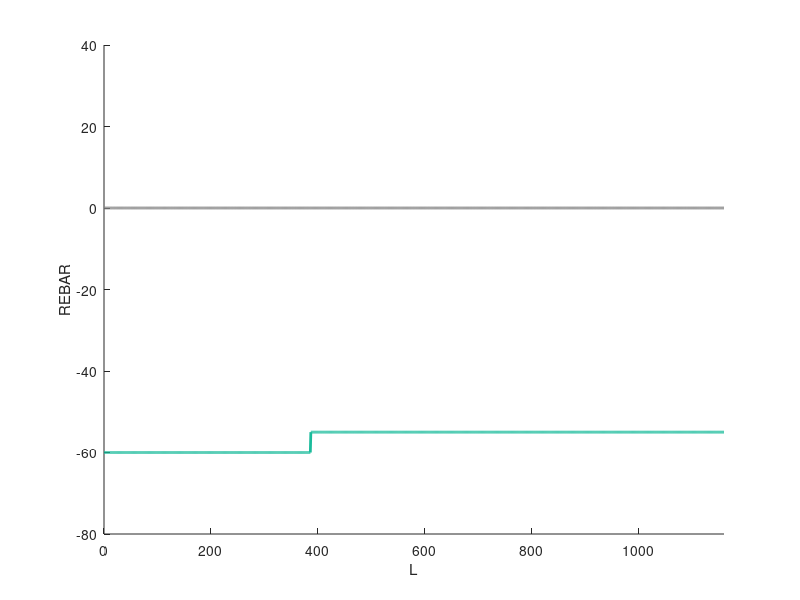
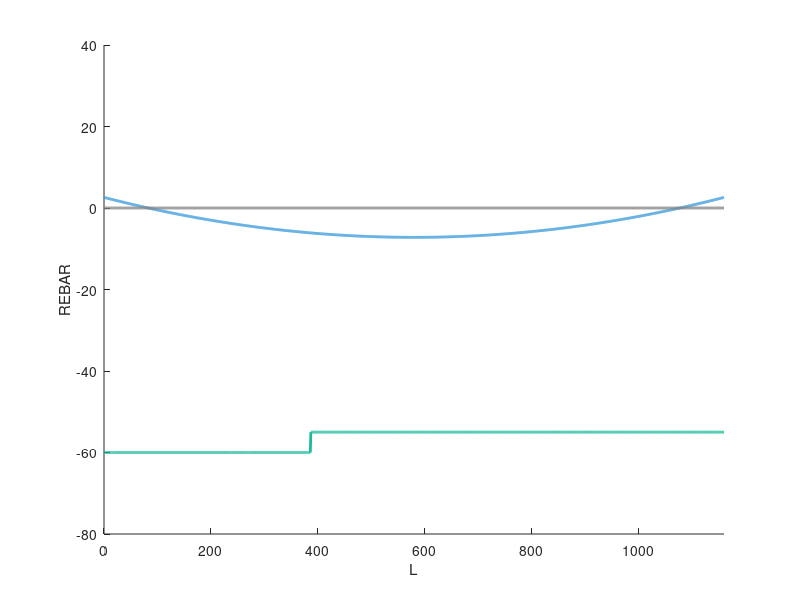
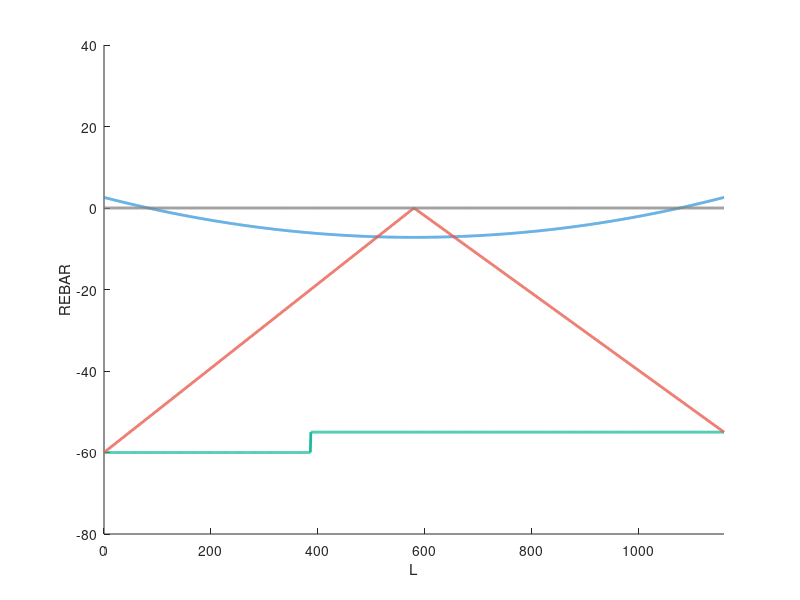
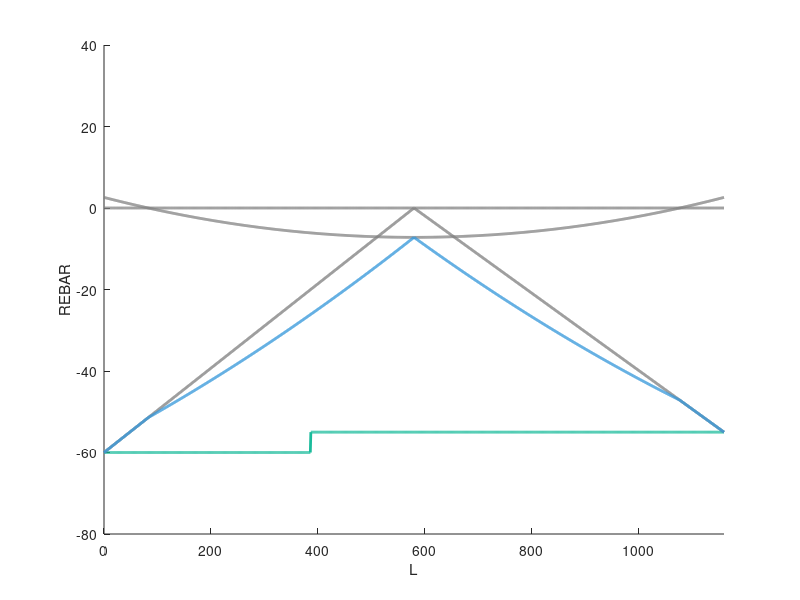

These charts were generated, in order, by the following MATLAB code:
clc; clear; close all;

green = [26 188 156] / 256;
blue = [52 152 219] / 256;
red = [233 88 73] / 256;
orange = [230 126 34] / 256;
gray = [0.5 0.5 0.5];
background = [247 247 247] / 256;

% totalArea = [35 15 35];

interval = 1200;

zeroLine = zeros(1, interval);

beamLength = 1160;

x = linspace(0, beamLength, interval);

initialRebar = -[60 * ones(1, interval / 3), 55 * ones(1, interval / 3), 55 * ones(1, interval / 3)];

gravityLoad = 4 * 9.8 * (x / beamLength - 0.5) .^ 2 - 7.2;

lateralForce = min([55 - 2 * 55 * x / beamLength; -60 + 2 * 60 * x / beamLength]);

linearAdd = gravityLoad .* (gravityLoad < 0) + lateralForce;

multiRebar = -[4	4	4	4	4	4	4	4	4	4	4	4	4	4	4	4	4	4	4	4	4	4	4	4	4	4	4	4	4	4	4	4	4	4	4	4	4	4	4	4	4	4	4	4	4	4	4	4	4	4	4	4	4	4	4	4	4	4	4	4	4	4	4	4	4	4	4	4	4	4	4	4	4	4	4	4	4	4	4	4	4	4	4	4	4	4	4	4	4	4	4	4	4	4	4	4	4	4	4	4	4	4	4	4	4	4	4	4	4	4	4	4	4	4	4	4	4	4	4	4	4	4	4	4	4	4	4	4	4	4	4	4	4	4	4	4	4	4	4	4	4	4	4	4	4	4	4	4	4	4	4	4	4	4	4	4	4	4	4	4	4	4	4	4	4	4	4	4	4	4	4	4	4	4	4	4	4	4	4	4	4	4	4	4	4	4	4	4	4	4	4	4	4	4	4	4	4	4	4	4	4	4	4	4	4	4	4	4	4	4	4	4	4	4	4	4	4	4	4	4	4	4	4	4	4	4	4	4	4	4	4	4	4	4	4	4	4	4	4	4	4	4	4	4	4	4	4	4	4	4	4	4	4	4	4	4	4	4	4	4	4	4	4	4	4	4	4	4	4	4	4	4	4	4	4	4	4	4	4	4	4	4	4	4	4	4	4	4	4	4	4	4	4	4	4	4	4	4	4	4	3	3	3	3	3	3	3	3	3	3	3	3	3	3	3	3	3	3	3	3	3	3	3	3	3	3	3	3	3	3	3	3	3	3	3	3	3	3	3	3	3	3	3	3	3	3	3	3	3	3	3	3	3	3	3	3	3	3	3	3	3	3	3	3	3	3	3	3	3	3	3	3	3	3	3	3	3	3	3	3	3	3	3	3	3	3	3	3	3	3	3	3	3	3	3	3	3	3	3	3	3	3	3	3	3	3	3	3	3	3	3	3	3	3	3	3	3	3	3	3	3	3	3	3	3	3	3	3	3	3	3	3	3	3	3	3	3	3	3	3	3	3	3	3	3	3	3	3	3	3	3	3	3	3	3	3	3	3	3	3	3	3	3	3	3	3	3	3	3	3	3	3	3	3	3	3	3	3	3	3	3	3	3	3	3	3	3	3	3	3	3	3	3	3	3	3	3	3	3	3	3	3	3	3	3	3	3	3	3	3	3	3	3	3	3	3	3	3	3	3	3	3	3	3	3	3	3	3	3	3	3	3	3	3	3	3	3	3	3	3	3	3	3	3	3	3	3	3	3	3	3	3	3	3	3	3	3	3	3	3	3	3	3	3	3	3	3	3	3	3	3	3	3	3	3	3	3	3	3	3	3	3	3	3	3	3	3	3	3	3	3	3	3	3	3	3	3	3	3	3	3	3	3	3	3	3	3	3	3	3	3	3	3	3	3	3	3	3	3	3	3	3	3	3	3	3	3	3	3	3	3	3	3	3	3	3	3	3	3	3	3	3	3	3	3	3	3	3	3	3	3	3	3	3	3	3	3	3	3	3	3	3	3	3	3	3	3	3	3	3	3	3	3	3	3	3	3	3	3	3	3	3	3	3	3	3	3	3	3	3	3	3	3	3	3	3	3	3	3	3	3	3	3	3	3	3	3	3	3	3	3	3	3	3	3	3	3	3	3	3	3	3	3	3	3	3	3	3	3	3	3	3	3	3	3	3	3	3	3	3	3	3	3	3	3	3	3	3	3	3	3	3	3	3	3	3	3	3	3	3	3	3	3	3	3	3	3	3	3	3	3	3	3	3	3	3	3	3	3	3	3	3	3	3	3	3	3	3	3	3	3	3	3	3	3	3	3	3	3	3	3	3	3	3	3	3	3	3	3	3	3	3	3	3	3	3	3	3	3	3	3	3	3	3	3	3	3	3	3	3	3	3	3	3	3	3	3	3	3	3	3	3	3	3	3	3	3	3	3	3	3	3	3	3	3	3	3	3	3	3	3	3	3	3	3	3	3	3	3	3	3	3	3	3	3	3	3	3	3	3	3	3	3	3	3	3	3	3	3	3	3	3	3	3	3	3	3	3	3	3	4	4	4	4	4	4	4	4	4	4	4	4	4	4	4	4	4	4	4	4	4	4	4	4	4	4	4	4	4	4	4	4	4	4	4	4	4	4	4	4	4	4	4	4	4	4	4	4	4	4	4	4	4	4	4	4	4	4	4	4	4	4	4	4	4	4	4	4	4	4	4	4	4	4	4	4	4	4	4	4	4	4	4	4	4	4	4	4	4	4	4	4	4	4	4	4	4	4	4	4	4	4	4	4	4	4	4	4	4	4	4	4	4	4	4	4	4	4	4	4	4	4	4	4	4	4	4	4	4	4	4	4	4	4	4	4	4	4	4	4	4	4	4	4	4	4	4	4	4	4	4	4	4	4	4	4	4	4	4	4	4	4	4	4	4	4	4	4	4	4	4	4	4	4	4	4	4	4	4	4	4	4	4	4	4	4	4	4	4	4	4	4	4	4	4	4	4	4	4	4	4	4	4	4	4	4	4	4	4	4	4	4	4	4	4	4	4	4	4	4	4	4	4	4	4	4	4	4	4	4	4	4	4	4	4	4	4	4	4	4	4	4	4	4	4	4	4	4	4	4	4	4	4	4	4	4	4	4	4	4	4	4	4	4	4	4	4	4	4	4	4	4	4	4	4	4	4	4	4	4	4	4	4	4	4	4	4	4	4	4	4	4	4	4	4	4	4	4	4	4
];


multiRebarLd = -[4	4	4	4	4	4	4	4	4	4	4	4	4	4	4	4	4	4	4	4	4	4	4	4	4	4	4	4	4	4	4	4	4	4	4	4	4	4	4	4	4	4	4	4	4	4	4	4	4	4	4	4	4	4	4	4	4	4	4	4	4	4	4	4	4	4	4	4	4	4	4	4	4	4	4	4	4	4	4	4	4	4	4	4	4	4	4	4	4	4	4	4	4	4	4	4	4	4	4	4	4	4	4	4	4	4	4	4	4	4	4	4	4	4	4	4	4	4	4	4	4	4	4	4	4	4	4	4	4	4	4	4	4	4	4	4	4	4	4	4	4	4	4	4	4	4	4	4	4	4	4	4	4	4	4	4	4	4	4	4	4	4	4	4	4	4	4	4	4	4	4	4	4	4	4	4	4	4	4	4	4	4	4	4	4	4	4	4	4	4	4	4	4	4	4	4	4	4	4	4	4	4	4	4	4	4	4	4	4	4	4	4	4	4	4	4	4	4	4	4	4	4	4	4	4	4	4	4	4	4	4	4	4	4	4	4	4	4	4	4	4	4	4	4	4	4	4	4	4	4	4	4	4	4	4	4	4	4	4	4	4	4	4	4	4	4	4	4	4	4	4	4	4	4	4	4	4	4	4	4	4	4	4	4	4	4	4	4	4	4	4	4	4	4	4	4	4	4	4	4	4	4	4	4	4	4	4	4	4	4	4	4	4	4	4	4	4	4	4	4	4	4	4	4	4	4	4	4	4	4	4	4	4	4	4	4	4	4	4	4	4	4	4	4	4	4	4	4	4	4	4	4	4	4	4	4	4	4	4	4	4	4	4	4	4	4	4	4	4	4	4	4	4	3	3	3	3	3	3	3	3	3	3	3	3	3	3	3	3	3	3	3	3	3	3	3	3	3	3	3	3	3	3	3	3	3	3	3	3	3	3	3	3	3	3	3	3	3	3	3	3	3	3	3	3	3	3	3	3	3	3	3	3	3	3	3	3	3	3	3	3	3	3	3	3	3	3	3	3	3	3	3	3	3	3	3	3	3	3	3	3	3	3	3	3	3	3	3	3	3	3	3	3	3	3	3	3	3	3	3	3	3	3	3	3	3	3	3	3	3	3	3	3	3	3	3	3	3	3	3	3	3	3	3	3	3	3	3	3	3	3	3	3	3	3	3	3	3	3	3	3	3	3	3	3	3	3	3	3	3	3	3	3	3	3	3	3	3	3	3	3	3	3	3	3	3	3	3	3	3	3	3	3	3	3	3	3	3	3	3	3	3	3	3	3	3	3	3	3	3	3	3	3	3	3	3	3	3	3	3	3	3	3	3	3	3	3	3	3	3	3	3	3	3	3	3	3	3	3	3	3	3	3	3	3	3	3	3	3	3	3	3	3	3	3	3	3	3	3	3	3	3	3	3	3	3	3	3	3	3	3	3	3	3	3	3	3	3	3	3	3	3	3	3	3	3	3	3	3	3	3	3	3	3	3	3	3	3	3	3	3	3	3	3	3	3	3	3	3	3	3	3	3	3	3	3	3	3	3	3	3	3	3	3	3	3	3	3	3	3	3	3	3	3	3	3	3	3	3	3	3	3	3	3	3	3	3	3	3	3	3	3	3	3	3	3	3	3	3	3	3	3	3	3	3	3	3	3	3	3	3	3	3	3	3	3	3	3	3	3	3	3	3	3	3	3	3	3	3	3	3	3	3	3	3	3	3	3	3	3	3	3	3	3	3	3	3	3	3	3	3	3	3	3	3	3	3	3	3	3	3	3	3	3	3	3	3	3	3	3	3	3	3	3	3	3	3	3	3	3	3	3	3	3	3	3	3	3	3	3	3	3	3	3	3	3	3	3	3	3	3	3	3	3	3	3	3	4	4	4	4	4	4	4	4	4	4	4	4	4	4	4	4	4	4	4	4	4	4	4	4	4	4	4	4	4	4	4	4	4	4	4	4	4	4	4	4	4	4	4	4	4	4	4	4	4	4	4	4	4	4	4	4	4	4	4	4	4	4	4	4	4	4	4	4	4	4	4	4	4	4	4	4	4	4	4	4	4	4	4	4	4	4	4	4	4	4	4	4	4	4	4	4	4	4	4	4	4	4	4	4	4	4	4	4	4	4	4	4	4	4	4	4	4	4	4	4	4	4	4	4	4	4	4	4	4	4	4	4	4	4	4	4	4	4	4	4	4	4	4	4	4	4	4	4	4	4	4	4	4	4	4	4	4	4	4	4	4	4	4	4	4	4	4	4	4	4	4	4	4	4	4	4	4	4	4	4	4	4	4	4	4	4	4	4	4	4	4	4	4	4	4	4	4	4	4	4	4	4	4	4	4	4	4	4	4	4	4	4	4	4	4	4	4	4	4	4	4	4	4	4	4	4	4	4	4	4	4	4	4	4	4	4	4	4	4	4	4	4	4	4	4	4	4	4	4	4	4	4	4	4	4	4	4	4	4	4	4	4	4	4	4	4	4	4	4	4	4	4	4	4	4	4	4	4	4	4	4	4	4	4	4	4	4	4	4	4	4	4	4	4	4	4	4	4	4	4	4	4	4	4	4	4	4	4	4	4	4	4	4	4	4	4	4	4	4	4	4	4	4	4	4	4	4	4	4	4	4	4	4	4	4	4	4	4	4	4	4	4	4	4	4	4	4	4	4	4	4	4	4	4	4	4	4	4	4	4	4	4	4	4	4	4	4	4	4	4	4	4	4
];

threeRebar = -[4	4	4	4	4	4	4	4	4	4	4	4	4	4	4	4	4	4	4	4	4	4	4	4	4	4	4	4	4	4	4	4	4	4	4	4	4	4	4	4	4	4	4	4	4	4	4	4	4	4	4	4	4	4	4	4	4	4	4	4	4	4	4	4	4	4	4	4	4	4	4	4	4	4	4	4	4	4	4	4	4	4	4	4	4	4	4	4	4	4	4	4	4	4	4	4	4	4	4	4	4	4	4	4	4	4	4	4	4	4	4	4	4	4	4	4	4	4	4	4	4	4	4	4	4	4	4	4	4	4	4	4	4	4	4	4	4	4	4	4	4	4	4	4	4	4	4	4	4	4	4	4	4	4	4	4	4	4	4	4	4	4	4	4	4	4	4	4	4	4	4	4	4	4	4	4	4	4	4	4	4	4	4	4	4	4	4	4	4	4	4	4	4	4	4	4	4	4	4	4	4	4	4	4	4	4	4	4	4	4	4	4	4	4	4	4	4	4	4	4	4	4	4	4	4	4	4	4	4	4	4	4	4	4	4	4	4	4	4	4	4	4	4	4	4	4	4	4	4	4	4	4	4	4	4	4	4	4	4	4	4	4	4	4	4	4	4	4	4	4	4	4	4	4	4	4	4	4	4	4	4	4	4	4	4	4	4	4	4	4	4	4	4	4	4	4	4	4	4	4	4	4	4	4	4	4	4	4	4	4	4	4	4	4	4	4	4	4	4	4	4	4	4	4	4	4	4	4	4	4	4	4	4	4	4	4	4	4	4	4	4	4	4	4	4	4	4	4	4	4	4	4	4	4	4	4	4	4	4	4	4	4	4	4	4	4	4	4	4	4	4	4	4	3	3	3	3	3	3	3	3	3	3	3	3	3	3	3	3	3	3	3	3	3	3	3	3	3	3	3	3	3	3	3	3	3	3	3	3	3	3	3	3	3	3	3	3	3	3	3	3	3	3	3	3	3	3	3	3	3	3	3	3	3	3	3	3	3	3	3	3	3	3	3	3	3	3	3	3	3	3	3	3	3	3	3	3	3	3	3	3	3	3	3	3	3	3	3	3	3	3	3	3	3	3	3	3	3	3	3	3	3	3	3	3	3	3	3	3	3	3	3	3	3	3	3	3	3	3	3	3	3	3	3	3	3	3	3	3	3	3	3	3	3	3	3	3	3	3	3	3	3	3	3	3	3	3	3	3	3	3	3	3	3	3	3	3	3	3	3	3	3	3	3	3	3	3	3	3	3	3	3	3	3	3	3	3	3	3	3	3	3	3	3	3	3	3	3	3	3	3	3	3	3	3	3	3	3	3	3	3	3	3	3	3	3	3	3	3	3	3	3	3	3	3	3	3	3	3	3	3	3	3	3	3	3	3	3	3	3	3	3	3	3	3	3	3	3	3	3	3	3	3	3	3	3	3	3	3	3	3	3	3	3	3	3	3	3	3	3	3	3	3	3	3	3	3	3	3	3	3	3	3	3	3	3	3	3	3	3	3	3	3	3	3	3	3	3	3	3	3	3	3	3	3	3	3	3	3	3	3	3	3	3	3	3	3	3	3	3	3	3	3	3	3	3	3	3	3	3	3	3	3	3	3	3	3	3	3	3	3	3	3	3	3	3	3	3	3	3	3	3	3	3	3	3	3	3	3	3	3	3	3	3	3	3	3	3	3	3	3	3	3	3	3	3	3	3	3	3	3	3	3	3	3	3	3	3	3	3	3	3	3	3	3	3	3	3	3	3	3	3	3	3	3	3	3	3	3	3	3	3	3	3	3	3	3	3	3	3	3	3	3	3	3	3	3	3	3	3	3	3	3	3	3	3	3	3	3	3	3	3	3	3	3	3	3	3	3	3	3	3	3	3	3	3	3	4	4	4	4	4	4	4	4	4	4	4	4	4	4	4	4	4	4	4	4	4	4	4	4	4	4	4	4	4	4	4	4	4	4	4	4	4	4	4	4	4	4	4	4	4	4	4	4	4	4	4	4	4	4	4	4	4	4	4	4	4	4	4	4	4	4	4	4	4	4	4	4	4	4	4	4	4	4	4	4	4	4	4	4	4	4	4	4	4	4	4	4	4	4	4	4	4	4	4	4	4	4	4	4	4	4	4	4	4	4	4	4	4	4	4	4	4	4	4	4	4	4	4	4	4	4	4	4	4	4	4	4	4	4	4	4	4	4	4	4	4	4	4	4	4	4	4	4	4	4	4	4	4	4	4	4	4	4	4	4	4	4	4	4	4	4	4	4	4	4	4	4	4	4	4	4	4	4	4	4	4	4	4	4	4	4	4	4	4	4	4	4	4	4	4	4	4	4	4	4	4	4	4	4	4	4	4	4	4	4	4	4	4	4	4	4	4	4	4	4	4	4	4	4	4	4	4	4	4	4	4	4	4	4	4	4	4	4	4	4	4	4	4	4	4	4	4	4	4	4	4	4	4	4	4	4	4	4	4	4	4	4	4	4	4	4	4	4	4	4	4	4	4	4	4	4	4	4	4	4	4	4	4	4	4	4	4	4	4	4	4	4	4	4	4	4	4	4	4	4	4	4	4	4	4	4	4	4	4	4	4	4	4	4	4	4	4	4	4	4	4	4	4	4	4	4	4	4	4	4	4	4	4	4	4	4	4	4	4	4	4	4	4	4	4	4	4	4	4	4	4	4	4	4	4	4	4	4	4	4	4	4	4	4	4	4	4	4	4	4	4	4	4
];



% 1
figure;
hold on;
plot(x, initialRebar, 'Color', green, 'LineWidth', 2);
plot(x, zeroLine, 'Color', gray, 'LineWidth', 2);
title('');
xlabel('L');
ylabel('REBAR');
axis([0 1160 -80 40]);

% 2
figure;
hold on;
plot(x, initialRebar, 'Color', green, 'LineWidth', 2);
plot(x, gravityLoad, 'Color', blue, 'LineWidth', 2);
plot(x, zeroLine, 'Color', gray, 'LineWidth', 2);
title('');
xlabel('L');
ylabel('REBAR');
axis([0 1160 -80 40]);

% 3
figure;
hold on;
plot(x, initialRebar, 'Color', green, 'LineWidth', 2);
plot(x, gravityLoad, 'Color', blue, 'LineWidth', 2);
plot(x, lateralForce, 'Color', red, 'LineWidth', 2);
plot(x, zeroLine, 'Color', gray, 'LineWidth', 2);
title('');
xlabel('L');
ylabel('REBAR');
axis([0 1160 -80 40]);

% 4
figure;
hold on;
plot(x, initialRebar, 'Color', green, 'LineWidth', 2);
plot(x, gravityLoad, 'Color', gray, 'LineWidth', 2);
plot(x, lateralForce, 'Color', gray, 'LineWidth', 2);
plot(x, linearAdd, 'Color', blue, 'LineWidth', 2);
plot(x, zeroLine, 'Color', gray, 'LineWidth', 2);
title('');
xlabel('L');
ylabel('REBAR');
axis([0 1160 -80 40]);

% 5
figure;
hold on;
plot(x, initialRebar / 5, 'Color', green, 'LineWidth', 2);
plot(x, linearAdd / 5, 'Color', gray, 'LineWidth', 2);
plot(x, max(ceil(linearAdd / 5), 2), 'Color', blue, 'LineWidth', 2);
plot(x, zeroLine, 'Color', gray, 'LineWidth', 2);
title('');
xlabel('L');
ylabel('REBAR NUMBER');
axis([0 1160 -8 4]);

% 6
figure;
hold on;
plot(x, initialRebar / 5, 'Color', green, 'LineWidth', 2);
plot(x, linearAdd / 5, 'Color', gray, 'LineWidth', 2);
plot(x, max(ceil(linearAdd / 5), 2), 'Color', blue, 'LineWidth', 2);
plot(x, multiRebarLd, 'Color', red, 'LineWidth', 2);
plot(x, zeroLine, 'Color', gray, 'LineWidth', 2);
title('');
xlabel('L');
ylabel('REBAR NUMBER');
axis([0 1160 -8 4]);

% 7
figure;
hold on;
plot([beamLength beamLength] * 0.15, [-10 10], 'Color', gray, 'LineWidth', 2, 'LineStyle', '--');
plot([beamLength beamLength] * 0.4, [-10 10], 'Color', gray, 'LineWidth', 2, 'LineStyle', '--');
plot([beamLength beamLength] * 0.85, [-10 10], 'Color', gray, 'LineWidth', 2, 'LineStyle', '--');
plot([beamLength beamLength] * 0.6, [-10 10], 'Color', gray, 'LineWidth', 2, 'LineStyle', '--');
plot(x, initialRebar / 5, 'Color', green, 'LineWidth', 2);
plot(x, multiRebarLd, 'Color', gray, 'LineWidth', 2);
plot(x, threeRebar, 'Color', blue, 'LineWidth', 2);
plot(x, zeroLine, 'Color', gray, 'LineWidth', 2);
title('');
xlabel('L');
ylabel('REBAR NUMBER');
axis([0 1160 -8 4]);

